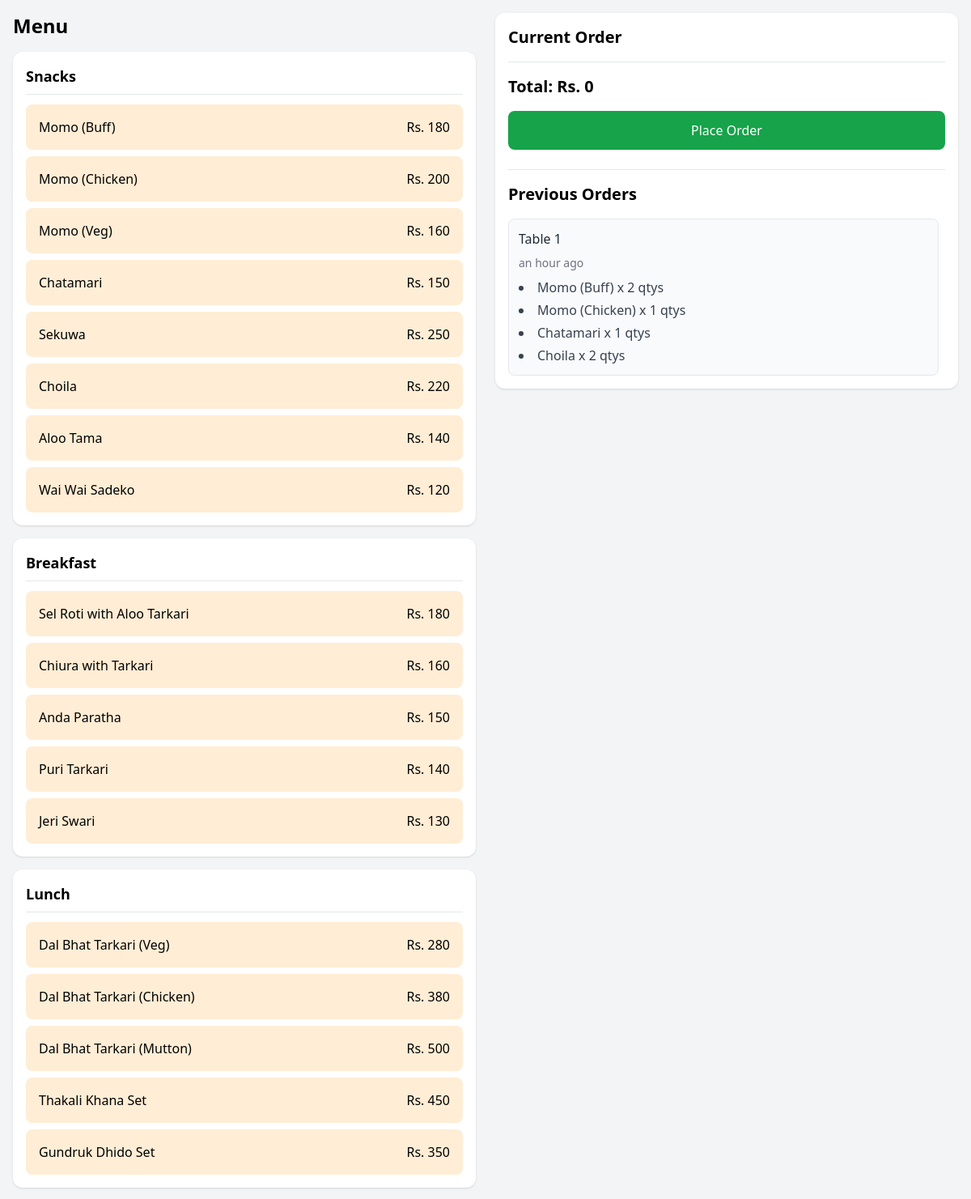
/orders/menu/1/ (signed in, upper part), run on the app's committed database.
### orders/models.py (models this page shows, shortened)
class Category(models.Model):
    name = models.CharField(max_length=150)
    class Meta:
        verbose_name_plural = "Categories"
    def __str__(self):
        return self.name

class MenuItem(models.Model):
    class PRIORITY_CHOICES(models.TextChoices):
        HIGH = '3', 'High'
        MEDIUM = '2', 'Medium'
        LOW = '1', 'Low'
    category = models.ForeignKey(Category, on_delete=models.CASCADE, related_name="items")
    station = models.ForeignKey(KitchenStation, on_delete=models.SET_NULL, null=True, related_name="items")
    name = models.CharField(max_length=200)
    price = models.PositiveIntegerField()
    description = models.TextField(null=True, blank=True)
    default_priority = models.CharField(choices=PRIORITY_CHOICES, default=PRIORITY_CHOICES.MEDIUM, max_length=2)
    est_time = models.PositiveIntegerField(help_text="Write estimated preparation time in minutes", null=True,
                                           blank=True)
    def __str__(self):
        return self.name

class Order(models.Model):
    class ORDER_STATUS(models.TextChoices):
        PENDING = 'p', 'Pending'
        PARTIALLY_SERVED = 'ps', 'Partially Served'
        SERVED = 's', 'Served'
        BILLED = 'b', 'Billed'
    id = models.UUIDField(primary_key=True, default=uuid.uuid4, editable=False)
    table = models.ForeignKey(Table, on_delete=models.PROTECT, related_name="orders")
    status = models.CharField(max_length=2, choices=ORDER_STATUS, default=ORDER_STATUS.PENDING)
    created_at = models.DateTimeField(auto_now_add=True)

class Table(models.Model):
    name = models.CharField(max_length=20)
    is_reserved = models.BooleanField(default=False, null=True)
    def __str__(self):
        return self.name

class OrderItem(models.Model):
    class ITEM_STATUS(models.TextChoices):
        PREPARING = 'p', 'Preparing'
        READY = 'r', 'Ready'
        SERVED = 's', 'Served'
    order = models.ForeignKey(Order, on_delete=models.PROTECT, related_name="items")
    menu_item = models.ForeignKey(MenuItem, on_delete=models.PROTECT, related_name="order_items")
    price = models.PositiveIntegerField()
    quantity = models.PositiveIntegerField(default=1)
    status = models.CharField(choices=ITEM_STATUS, max_length=2, default=ITEM_STATUS.PREPARING)
    priority = models.CharField(choices=MenuItem.PRIORITY_CHOICES, default=MenuItem.PRIORITY_CHOICES.MEDIUM,
                                max_length=2)
    def __str__(self):
        return f"{self.menu_item}  x {self.quantity} qtys"

### orders/views.py (the view, shortened to what this page needs)
# urls.py: path("menu/<table_id>/", views.menu_view, name="menu_view_url"),
@role_required([User.ROLE_CHOICES.WAITER])
def menu_view(request, table_id):
    categories = Category.objects.all()
    orders = Order.objects.filter(
        table_id=table_id
    ).exclude(
        status=Order.ORDER_STATUS.BILLED
    ).order_by("-created_at")
    return render(request, "orders/menu.html", {
        'categories': categories,
        'table_id': table_id,
        'orders': orders
    })

### orders/templates/orders/menu.html (shortened to what this page needs)
{% load humanize %}
<!DOCTYPE html>
<html lang="en">
<head>
    <script src="https://cdn.tailwindcss.com"></script>
</head>
<body class="bg-gray-100">
    <div class="max-w-7xl mx-auto p-4">
        <div class="grid grid-cols-1 md:grid-cols-2 gap-6">
            <div>
                <h1 class="text-2xl font-bold mb-4">Menu</h1>
                {% for category in categories %}
                <div class="bg-white rounded-xl shadow p-4 mb-4">
                    <h2 class="font-bold text-lg mb-3 border-b pb-2">
                        {{ category }}
                    </h2>
                    <div class="grid gap-2">
                        {% for item in category.items.all %}
                        <div class="menu-item cursor-pointer bg-orange-100 hover:bg-orange-200 rounded-lg p-4 transition"
                            data-item-id="{{ item.id }}" data-item-name="{{ item.name }}"
                            data-item-price="{{ item.price }}">
                            <div class="flex justify-between">
                                <span class="font-medium">{{ item.name }}</span>
                                <span>Rs. {{ item.price }}</span>
                            </div>
                        </div>
                        {% endfor %}
                    </div>
                </div>
                {% endfor %}
            </div>
            <div class="bg-white rounded-xl shadow p-4 h-fit sticky top-4">
                <h2 class="text-xl font-bold mb-4">
                    Current Order
                </h2>
                <form class="border-t mt-4 pt-4" method="post">
                    <h3 id="total-price" class="text-xl font-bold">
                        Total: Rs. 0
                    </h3>
                    <button id="place-order-btn"
                        class="w-full mt-4 bg-green-600 text-white py-3 rounded-lg hover:bg-green-700">
                        Place Order
                    </button>
                </form>
                <div class="border-t mt-6 pt-4">
                    <h3 class="text-xl font-bold mb-4">
                        Previous Orders
                    </h3>
                    <div class="max-h-80 overflow-y-auto pr-2 space-y-4">
                        {% for order in orders %}
                        <div class="bg-gray-50 rounded-lg p-3 border border-gray-200">
                            <div class="font-medium text-gray-800 mb-2">
                                {{ order.table }}
                            </div>
                            <div class="text-sm text-gray-500 mb-2">
                                {{ order.created_at|naturaltime }}
                            </div>
                            <ul class="list-disc list-inside text-gray-700 space-y-1">
                                {% for item in order.items.all %}
                                <li>{{ item }}</li>
                                {% endfor %}
                            </ul>
                        </div>
                        {% empty %}
                        <div class="text-gray-500 text-sm">
                            No previous orders found.
                        </div>
                        {% endfor %}
                    </div>
                </div>
            </div>
        </div>
    </div>
</body>
</html>

### data on the page
Category: name "Snacks"
MenuItem: name "Momo (Buff)", price "180"
MenuItem: name "Momo (Chicken)", price "200"
MenuItem: name "Momo (Veg)", price "160"
MenuItem: name "Chatamari", price "150"
MenuItem: name "Sekuwa", price "250"
MenuItem: name "Choila", price "220"
MenuItem: name "Aloo Tama", price "140"
MenuItem: name "Wai Wai Sadeko", price "120"
Category: name "Breakfast"
MenuItem: name "Sel Roti with Aloo Tarkari", price "180"
MenuItem: name "Chiura with Tarkari", price "160"
MenuItem: name "Anda Paratha", price "150"
MenuItem: name "Puri Tarkari", price "140"
MenuItem: name "Jeri Swari", price "130"
Category: name "Lunch"
MenuItem: name "Dal Bhat Tarkari (Veg)", price "280"
MenuItem: name "Dal Bhat Tarkari (Chicken)", price "380"
MenuItem: name "Dal Bhat Tarkari (Mutton)", price "500"
MenuItem: name "Thakali Khana Set", price "450"
MenuItem: name "Gundruk Dhido Set", price "350"
Order: table "Table 1", created_at "an hour ago"
OrderItem: menu_item+quantity "Momo (Buff) x 2 qtys"
OrderItem: menu_item+quantity "Momo (Chicken) x 1 qtys"
OrderItem: menu_item+quantity "Chatamari x 1 qtys"
OrderItem: menu_item+quantity "Choila x 2 qtys"
